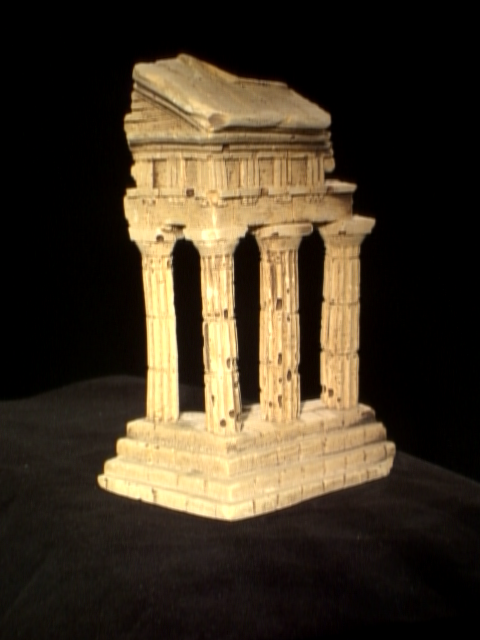
#> input picture ee046746_hw4_structure_from_motion/data/im1.png, 480 x 640 px
$ python test_temple_coords.py
#> lines starting #> are read from the running program, lines starting #| are printed output that depends on the picture
import cv2
import numpy as np
import scipy.optimize
import numpy.linalg as la
import matplotlib.pyplot as plt


def eight_point(pts1, pts2, pmax):
    """
    Eight Point Algorithm
    [I] pts1, points in image 1 (Nx2 matrix)
        pts2, points in image 2 (Nx2 matrix)
        pmax, scalar value computed as max(H1,W1)
    [O] F, the fundamental matrix (3x3 matrix)
    """
    T_norm = np.diag([1/pmax, 1/pmax, 1])
    pts1_hom = np.hstack((pts1, np.ones((pts1.shape[0], 1))))
    pts2_hom = np.hstack((pts2, np.ones((pts2.shape[0], 1))))

    pts1_normalized = (T_norm @ pts1_hom.T).T
    pts2_normalized = (T_norm @ pts2_hom.T).T

    A_col_0to2 = np.expand_dims(pts1_normalized[:, 0], 1) * pts2_normalized
    A_col_3to5 = np.expand_dims(pts1_normalized[:, 1], 1) * pts2_normalized
    A_col_6to8 = np.expand_dims(pts2_normalized[:, 2], 1) * pts2_normalized

    A = np.concatenate((A_col_0to2, A_col_3to5, A_col_6to8), axis=1)

    U, S, V = np.linalg.svd(A)
    F = V[-1].reshape(3, 3)

    # constrain F to have rank 2
    U, S, V = np.linalg.svd(F)
    S[-1] = 0
    F = U @ np.diag(S) @ V

    F = refineF(F, pts1_normalized[:, :-1], pts2_normalized[:, :-1])

    # denormalize
    F = T_norm.T @ F @ T_norm

    return F


# helper function 1: singualrizes F using SVD
def _singularize(F):
    U, S, V = np.linalg.svd(F)
    S[-1] = 0
    F = U.dot(np.diag(S).dot(V))

    return F


# helper function 2.1: defines an objective function using F and the epipolar constraint
def _objective_F(f, pts1, pts2):
    F = _singularize(f.reshape([3, 3]))
    num_points = pts1.shape[0]
    hpts1 = np.concatenate([pts1, np.ones([num_points, 1])], axis=1)
    hpts2 = np.concatenate([pts2, np.ones([num_points, 1])], axis=1)
    Fp1 = F.dot(hpts1.T)
    FTp2 = F.T.dot(hpts2.T)

    r = 0
    for fp1, fp2, hp2 in zip(Fp1.T, FTp2.T, hpts2):
        r += (hp2.dot(fp1))**2 * (1/(fp1[0]**2 + fp1[1]**2) + 1/(fp2[0]**2 + fp2[1]**2))

    return r


# helper function 2.2: refines F using the objective from above and local optimization
def refineF(F, pts1, pts2):
    f = scipy.optimize.fmin_powell(
        lambda x: _objective_F(x, pts1, pts2), F.reshape([-1]),
        maxiter=100000,
        maxfun=10000
    )

    return _singularize(f.reshape([3, 3]))


def gkern(l=5, sig=1.):
    """
    creates gaussian kernel with side length `l` and a sigma of `sig`
    """
    ax = np.linspace(-(l - 1) / 2., (l - 1) / 2., l)
    gauss = np.exp(-0.5 * np.square(ax) / np.square(sig))
    kernel = np.outer(gauss, gauss)
    return kernel / np.sum(kernel)


def epipolar_correspondences(I1, I2, F, pts1, patch_size=9, npts=200):
    """
    Epipolar Correspondences
    [I] I1, image 1 (H1xW1 matrix)
        I2, image 2 (H2xW2 matrix)
        F, fundamental matrix from image 1 to image 2 (3x3 matrix)
        pts1, points in image 1 (Nx2 matrix)
    [O] pts2, points in image 2 (Nx2 matrix)
    """
    pts1_hom = np.hstack((pts1, np.ones((pts1.shape[0], 1))))
    epipolar_lines = (F @ pts1_hom.T).T

    pts2 = []
    for idx, line in enumerate(epipolar_lines):
        a, b, c = line

        pts1_x = pts1[idx, 0]

        x_points = np.linspace(pts1_x-100, pts1_x+100, npts)
        x_points = np.floor(x_points).astype(int)
        y_points = -(a*x_points + c) / b
        y_points = np.floor(y_points).astype(int)

        # clip points to image size:
        y_points = np.clip(y_points, patch_size//2 + 1, I2.shape[0] - 1 - patch_size//2)
        x_points = np.clip(x_points, patch_size//2 + 1, I2.shape[1] - 1 - patch_size//2)

        I1_patch = I1[pts1[idx, 1] - (patch_size-1)//2 : pts1[idx, 1] + (patch_size+1)//2,
                      pts1[idx, 0] - (patch_size-1)//2 : pts1[idx, 0] + (patch_size+1)//2]

        patches_distance_min = np.inf
        x_min, y_min = -1, -1
        for x, y in zip(x_points, y_points):
            I2_patch = I2[y - (patch_size-1)//2 : y + (patch_size+1)//2, x - (patch_size-1)//2 : x + (patch_size+1)//2]

            patches_distance = np.sum((I1_patch - I2_patch)**2)
            if patches_distance < patches_distance_min:
                patches_distance_min = patches_distance
                x_min = x
                y_min = y

        pts2.append([x_min, y_min])

    pts2 = np.array(pts2)
    return pts2


def essential_matrix(F, K1, K2):
    """
    Essential Matrix
    [I] F, the fundamental matrix (3x3 matrix)
        K1, camera matrix 1 (3x3 matrix)
        K2, camera matrix 2 (3x3 matrix)
    [O] E, the essential matrix (3x3 matrix)
    """
    E = K2.T @ F @ K1
    return E


def triangulate(M1, pts1, M2, pts2):
    """
    Triangulation
    [I] M1, camera projection matrix 1 (3x4 matrix)
        pts1, points in image 1 (Nx2 matrix)
        M2, camera projection matrix 2 (3x4 matrix)
        pts2, points in image 2 (Nx2 matrix)
    [O] pts3d, 3D points in space (Nx3 matrix)
    """
    pts3d = []

    A = []
    for pt1, pt2 in zip(pts1, pts2):
        x1, y1 = pt1
        x2, y2 = pt2
        A.append(y1 * M1[2, :] - M1[1, :])
        A.append(M1[0, :] - x1 * M1[2, :])
        A.append(y2 * M2[2, :] - M2[1, :])
        A.append(M2[0, :] - x2 * M2[2, :])

        A = np.array(A)
        U, S, V = np.linalg.svd(A)
        pts3d.append(V[-1, :-1] / V[-1, -1])

        A = []

    pts3d = np.array(pts3d)
    return pts3d


# helper function 5: returns the 4 options for camera matrix M2 given the essential matrix
def camera2(E):
    U,S,V = np.linalg.svd(E)
    m = S[:2].mean()
    E = U.dot(np.array([[m,0,0], [0,m,0], [0,0,0]])).dot(V)
    U,S,V = np.linalg.svd(E)
    W = np.array([[0,-1,0], [1,0,0], [0,0,1]])

    if np.linalg.det(U.dot(W).dot(V))<0:
        W = -W

    M2s = np.zeros([3,4,4])
    M2s[:,:,0] = np.concatenate([U.dot(W).dot(V), U[:,2].reshape([-1, 1])/abs(U[:,2]).max()], axis=1)
    M2s[:,:,1] = np.concatenate([U.dot(W).dot(V), -U[:,2].reshape([-1, 1])/abs(U[:,2]).max()], axis=1)
    M2s[:,:,2] = np.concatenate([U.dot(W.T).dot(V), U[:,2].reshape([-1, 1])/abs(U[:,2]).max()], axis=1)
    M2s[:,:,3] = np.concatenate([U.dot(W.T).dot(V), -U[:,2].reshape([-1, 1])/abs(U[:,2]).max()], axis=1)

    return M2s


def determine_best_M2(M1, ex2_canidates, K2, pts1, pts2):
    """
    Determine the best M2 matrix
    [I] ex2_canidates, a list of possible ex2 matrices
    [O] best_M2, the best M2 matrix (3x4 matrix)
    """
    best_M2 = None
    best_behind_camera = 0
    for i in range(4):
        ex2 = ex2_canidates[:, :, i]
        M2 = K2 @ ex2

        pts3d = triangulate(M1, pts1, M2, pts2)

        pts3d_homo = np.concatenate((pts3d, np.ones((pts3d.shape[0], 1))), axis=1)

        behind_camera2 = np.sum((ex2 @ pts3d_homo.T).T[:, 2] < 0)
        behind_camera1 = np.sum(pts3d[:, 2] < 0)

        behind_camera = behind_camera2 + behind_camera1
        if behind_camera <= best_behind_camera:
            best_M2 = M2
            best_behind_camera = behind_camera

    return best_M2


if __name__ == "__main__":

    im1 = cv2.cvtColor(cv2.imread('data/im1.png'), cv2.COLOR_BGR2RGB)
    im2 = cv2.cvtColor(cv2.imread('data/im2.png'), cv2.COLOR_BGR2RGB)
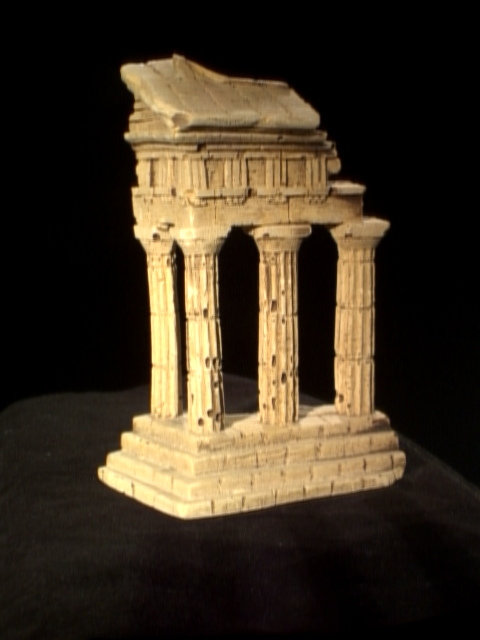
#> input picture ee046746_hw4_structure_from_motion/data/im2.png, 480 x 640 px

    data = np.load("data/some_corresp.npz")
#> (reads ee046746_hw4_structure_from_motion/data/some_corresp.npz from the repository)
    pts1 = data["pts1"]
    pts2 = data["pts2"]

    F = eight_point(pts1, pts2, pmax=max(im1.shape[0], im1.shape[1]))

    tempale_coords_im1 = np.load("data/temple_coords.npz")['pts1']
#> (reads ee046746_hw4_structure_from_motion/data/temple_coords.npz from the repository)
    tempale_coords_im2 = epipolar_correspondences(im1, im2, F, tempale_coords_im1, patch_size=17, npts=200)
#> after the loop in epipolar_correspondences, `for idx, line in enumerate(epipolar_lines):`: pts2 = 288 pairs, first value 98 to 461, second value 54 to 519
#> tempale_coords_im2 has the same summary as pts2 in epipolar_correspondences

    intrinsics = np.load('data/intrinsics.npz')
#> (reads ee046746_hw4_structure_from_motion/data/intrinsics.npz from the repository)
    K1 = intrinsics['K1']
    K2 = intrinsics['K2']
    E = essential_matrix(F, K1, K2)

    M1 = K1 @ np.array([[1, 0, 0, 0], [0, 1, 0, 0], [0, 0, 1, 0]])

    ex2_canidates = camera2(E)
    M2 = determine_best_M2(M1, ex2_canidates, K2, pts1, pts2)

    # compute the 3D points
    pts3d = triangulate(M1, tempale_coords_im1, M2, tempale_coords_im2)

    fig = plt.figure()
    ax = fig.add_subplot(projection='3d')
    ax.scatter(pts3d[:, 2], -pts3d[:, 0], -pts3d[:, 1], s=30)

    plt.show()
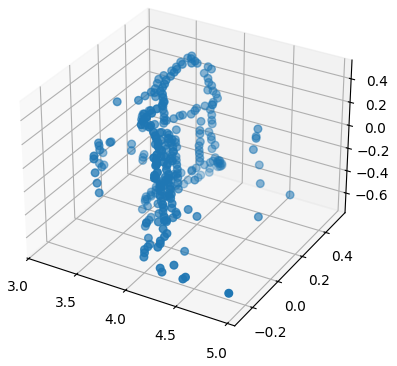
#> figure drawn by matplotlib, 1 panel
